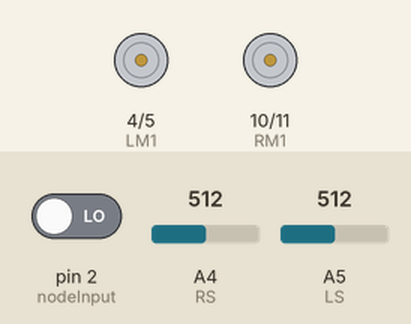
A sketch run on a simulated Arduino Uno, built with avr-gcc and run on an emulated ATmega328P. Parts: motor-driver pin pairs drawn as motors (green arrow = first pin HIGH = forward, orange = second pin HIGH = backward, longer = more drive, scaled by the enable pin). The inputs (shaded band) are chosen by the test bench; at power-on: pin 2 (nodeInput) LOW, A4 (RS) = 512, A5 (LS) = 512.

Above: at 1.2 s.
1.3 s: pin 2 (nodeInput) driven HIGH
At 1.7 s:
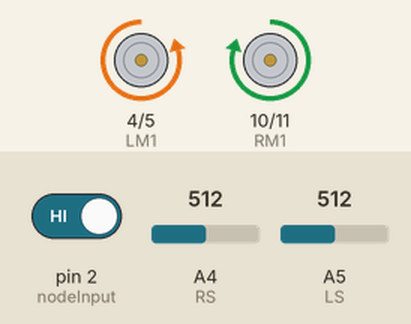
2.8 s: A4 (RS) set to 259
4.3 s: A4 (RS) set to 232
At 5.1 s:
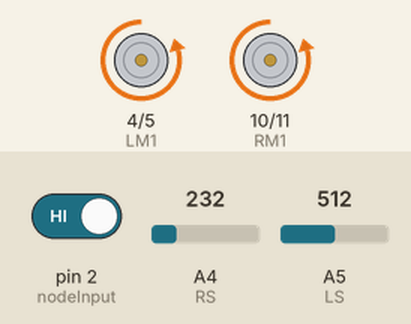
5.8 s: A4 (RS) set to 260
At 6.4 s:
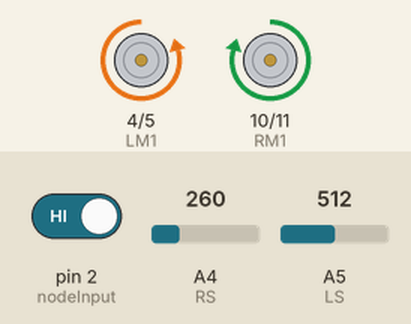
7.3 s: A5 (LS) set to 263
8.8 s: A5 (LS) set to 238
At 9.8 s:
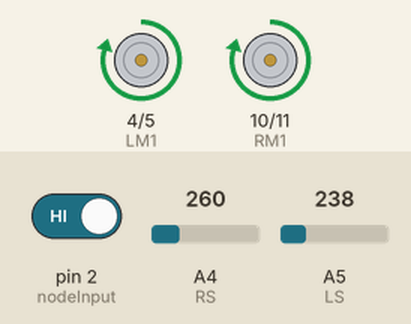
Timing chart, 0 to 11.3 s (numbered marks = the images above; inputs shaded):
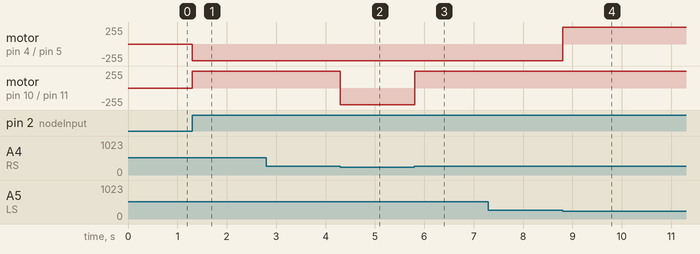

The sketch:

LinoBot_v1.0.ino
```cpp
/*-------definning Inputs------*/
#define LS  A5    // left sensor
#define RS  A4  // right sensor


/*-------definning Outputs------*/
#define LM1 4    // left motor
#define LM2 5    // left motor
#define RM1 10    // right motor
#define RM2 11     // right motor

int ENA=9; //right motor
int ENB=6; //left motor
int nodeInput = 2;

int SPEED=250;
void setup()
{
  pinMode(LS, INPUT);
  pinMode(RS, INPUT);
  pinMode(nodeInput, INPUT);

  pinMode(LM1, OUTPUT);
  pinMode(LM2, OUTPUT);
  pinMode(RM1, OUTPUT);
  pinMode(RM2, OUTPUT);

  Serial.begin(9600);
}

void loop(){

  int nodeInputValue = digitalRead(nodeInput);

  if(nodeInputValue == 1) {
    if((analogRead(LS)>250) && (analogRead(RS)>250))
    {
      MoveForward();
    }

    if((analogRead(LS)<250) && (analogRead(RS)<250))
    {
        Stop();
    }
    if((analogRead(LS)<250) && (analogRead(RS)>250))
    {
      TurnLeft();
    }

    if((analogRead(LS)>250) && (analogRead(RS)<250))
    {
      TurnRight();
    }
  } else {
    Stop();
  }

}

void MoveForward()
{
    digitalWrite(LM1, LOW);
    digitalWrite(LM2, HIGH);
    analogWrite(ENA,SPEED);
    digitalWrite(RM1, HIGH);
    digitalWrite(RM2, LOW);
    analogWrite(ENB,SPEED);
    delay(20);
}

void TurnRight()
{
    digitalWrite(LM1, LOW);
    digitalWrite(LM2, HIGH);
    analogWrite(ENB,SPEED);
    digitalWrite(RM1, LOW);
    digitalWrite(RM2, HIGH);
    analogWrite(ENA,SPEED);
    delay(30);
}

void TurnLeft()
{
    digitalWrite(LM1, HIGH);
    digitalWrite(LM2, LOW);
    analogWrite(ENB,SPEED);
    digitalWrite(RM1, HIGH);
    digitalWrite(RM2, LOW);
    analogWrite(ENA,SPEED);
    delay(30);
}

void Stop()
{
    digitalWrite(LM1, LOW);
    digitalWrite(LM2, LOW);
    analogWrite(ENA,SPEED);
    digitalWrite(RM1, LOW);
    digitalWrite(RM2, LOW);
    analogWrite(ENB,SPEED);
    delay(20);
}
```

Measured:
- the behaviour switches between 250 and 249 on A4 (RS) (found by bisection; images 1 and 2)
- the behaviour switches between 250 and 249 on A5 (LS) (found by bisection; images 3 and 4)
- after the input at 1.3 s, motor on pin 4 (LM1) / pin 5 (LM2): stopped → backward 250/255 at once; motor on pin 10 (RM1) / pin 11 (RM2): stopped → forward 250/255 at once
- after the input at 2.8 s, every drawn part: stays the same
- after the input at 4.3 s, motor on pin 10 (RM1) / pin 11 (RM2): forward 250/255 → backward 250/255 at once
- after the input at 5.8 s, motor on pin 10 (RM1) / pin 11 (RM2): backward 250/255 → forward 250/255 at once
- after the input at 7.3 s, every drawn part: stays the same
- after the input at 8.8 s, motor on pin 4 (LM1) / pin 5 (LM2): backward 250/255 → forward 250/255 at once
